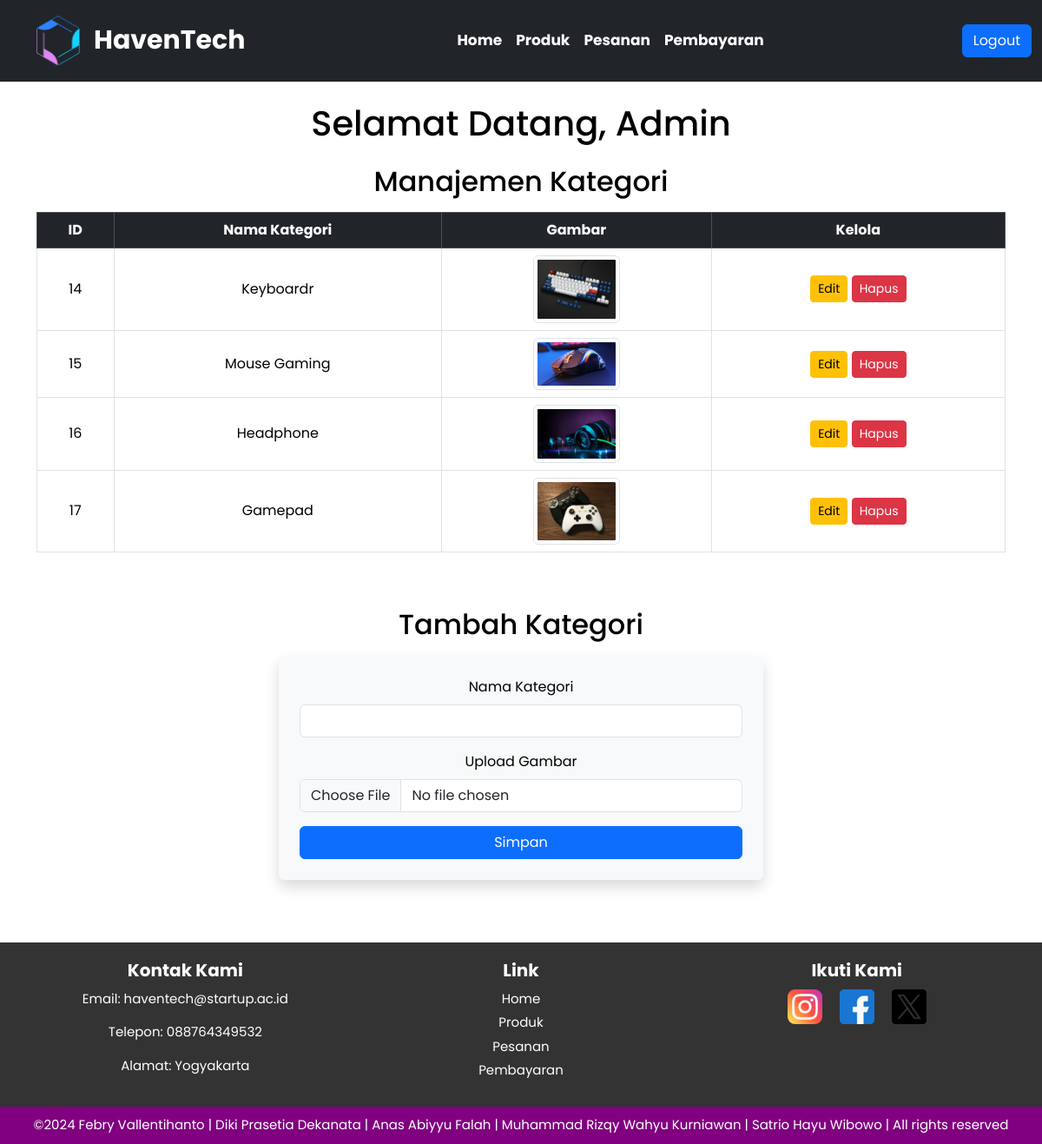
/admin/admin_home.php, run on the app's committed database.
### tables this page shows
CREATE TABLE `kategori` (
  `id_kategori` int(11) NOT NULL,
  `nama_kategori` varchar(100) NOT NULL,
  `Gambar_kategori` varchar(255) DEFAULT NULL
);

### admin/admin_home.php (the view, shortened to what this page needs)
<?php
require_once '../config.php';
$query = "SELECT * FROM kategori";
$result = $conn->query($query);
?>
<!DOCTYPE html>
<html lang="id">
<head>
    <link href="https://cdn.jsdelivr.net/npm/bootstrap@5.3.3/dist/css/bootstrap.min.css" rel="stylesheet"
>
    <link rel="stylesheet" href="../css/home.css">
</head>
<body>
    <header>
        <nav class="navbar navbar-expand-lg navbar-dark bg-dark sticky-lg-top">
            <div class="container-fluid">
                <div class="d-flex align-items-center">
                    <div class="logo me-3">
                        <a href="admin_home.php">
                            <img src="../asset/logo.png" alt="logo" height="40">
                        </a>
                    </div>
                    <a class="navbar-brand">HavenTech</a>
                </div>
                <div class="collapse navbar-collapse" id="navbarNav">
                    <ul class="navbar-nav me-auto mb-2 mb-lg-0">
                        <li class="nav-item">
                            <a class="nav-link" href="admin_home.php">Home</a>
                        </li>
                        <li class="nav-item">
                            <a class="nav-link" href="admin_produk.php">Produk</a>
                        </li>
                        <li class="nav-item">
                            <a class="nav-link" href="kelola_pesanan.php">Pesanan</a>
                        </li>
                        <li class="nav-item">
                            <a class="nav-link" href="konfirmasi_pembayaran.php">Pembayaran</a>
                        </li>
                    </ul>
                    <div class="auth">
                        <a class="btn btn-primary" href="../pengguna/login_worker.php">Logout</a>
                    </div>
                </div>
            </div>
        </nav>
    </header>
    <main class="container py-4">
        <h1 class="mb-4 text-center">Selamat Datang, Admin</h1>
        <section class="mb-5">
            <h2 class="mb-3">Manajemen Kategori</h2>
            <div class="table-responsive">
                <table class="table table-bordered table-hover">
                    <thead class="table-dark text-center">
                        <tr>
                            <th>ID</th>
                            <th>Nama Kategori</th>
                            <th>Gambar</th>
                            <th>Kelola</th>
                        </tr>
                    </thead>
                    <tbody>
                        <?php while ($row = $result->fetch_assoc()): ?>
                            <tr>
                                <td class="text-center align-middle"><?= $row['id_kategori'] ?></td>
                                <td class="align-middle"><?= htmlspecialchars($row['nama_kategori']); ?></td>
                                <td class="text-center align-middle">
                                    <img src="../asset/uploads/<?= htmlspecialchars($row['Gambar_kategori']); ?>" alt="Gambar Kategori" class="img-thumbnail" style="width: 100px; height: auto;">
                                </td>
                                <td class="text-center align-middle">
                                    <a href="admin_home.php?edit_id=<?= $row['id_kategori']; ?>" class="btn btn-warning btn-sm">Edit</a>
                                    <a href="proses_upload.php?id_kategori=<?= $row['id_kategori']; ?>" class="btn btn-danger btn-sm" onclick="return confirm('Yakin ingin menghapus?')">Hapus</a>
                                </td>
                            </tr>
                        <?php endwhile; ?>
                    </tbody>
                </table>
            </div>
        </section>
        <?php if (isset($_GET['edit_id'])): ?>
            <?php
            $edit_id = $_GET['edit_id'];
            $edit_query = "SELECT * FROM kategori WHERE id_kategori = $edit_id";
            $edit_result = $conn->query($edit_query);
            $edit_data = $edit_result->fetch_assoc();
            ?>
            <section class="mb-5">
                <h2 class="mb-3 text-center">Edit Kategori</h2>
                <form action="proses_upload.php" method="post" enctype="multipart/form-data" class="shadow p-4 rounded bg-light col-md-6 mx-auto">
                    <input type="hidden" name="id_kategori" value="<?= $edit_data['id_kategori']; ?>">
                    <div class="mb-3">
                        <label for="nama_kategori" class="form-label">Nama Kategori</label>
                        <input type="text" class="form-control" name="nama_kategori" value="<?= $edit_data['nama_kategori']; ?>" required>
                    </div>
                    <div class="mb-3">
                        <label for="gambar_kategori" class="form-label">Upload Gambar (Opsional)</label>
                        <input type="file" class="form-control" name="gambar_kategori">
                    </div>
                    <button type="submit" class="btn btn-primary w-100">Simpan</button>
                </form>
            </section>
        <?php else: ?>
            <section class="mb-5">
                <h2 class="mb-3 text-center">Tambah Kategori</h2>
                <form action="proses_upload.php" method="post" enctype="multipart/form-data" class="shadow p-4 rounded bg-light col-md-6 mx-auto">
                    <div class="mb-3">
                        <label for="nama_kategori" class="form-label">Nama Kategori</label>
                        <input type="text" class="form-control" name="nama_kategori" required>
                    </div>
                    <div class="mb-3">
                        <label for="gambar_kategori" class="form-label">Upload Gambar</label>
                        <input type="file" class="form-control" name="gambar_kategori" required>
                    </div>
                    <button type="submit" class="btn btn-primary w-100">Simpan</button>
                </form>
            </section>
        <?php endif; ?>
    </main>
    <footer class="footer">
        <div class="footer-kontak">
            <h3>Kontak Kami</h3>
            <p>Email: haventech@startup.ac.id</p>
            <p>Telepon: 088764349532 </p>
            <p>Alamat: Yogyakarta</p>
        </div>
        <div class="footer-kontak">
            <h3>Link</h3>
            <div class="footer-link">
                <a href="admin_home.php">Home</a>
                <a href="admin_produk.php">Produk</a>
                <a href="kelola_pesanan.php">Pesanan</a>
                <a href="konfirmasi_pembayaran.php">Pembayaran</a>
            </div>
        </div>
        <div class="footer-kontak">
            <h3>Ikuti Kami</h3>
            <div class="footer-icon">
                <a href="https://www.instagram.com/"><img src="../asset/icon1.png"></a>
                <a href="https://www.facebook.com/?locale=id_ID"><img src="../asset/icon2.png"></a>
                <a href="https://x.com/?lang=id"><img src="../asset/icon3.png"></a>
            </div>
        </div>
    </footer>
    <div class="footer-copyright">
        &copy;2024 Febry Vallentihanto | Diki Prasetia Dekanata | Anas Abiyyu Falah | Muhammad Rizqy Wahyu Kurniawan | Satrio Hayu Wibowo | All rights reserved
    </div>
</body>
</html>

### css/home.css (style rules this page uses)
body { background-color: white; color: black; text-align: center; font-family: "Poppins"; background-size: cover; background-position: center; background-attachment: fixed; display: flex; flex-direction: column; min-height: 100vh; }
.container-fluid { margin-top: 10px; margin-bottom: 10px; }
.logo img { width: 50px; height: auto; margin-left: 30px; }
.navbar-nav { margin: auto; }
.navbar-brand { font-size: 30px; font-weight: bold; }
.nav-link { color: white; font-size: 17px; font-weight: bold; }
.auth { align-items: center; }
.footer { display: flex; justify-content: space-around; align-items: flex-start; padding: 20px; background-color: #333; color: white; flex-wrap: wrap; margin-top: auto; }
.footer-kontak { display: flex; flex-direction: column; margin: 0 10px; flex: 1; text-align: center; }
.footer-kontak h3 { margin-bottom: 10px; color: white; font-size: 20px; font-weight: bold; }
.footer-kontak p { font-size: 15px; }
.footer-icon { display: flex; justify-content: center; gap: 20px; }
.footer-icon img { width: 40px; height: 40px; display: flex; }
.footer-link { display: flex; flex-direction: column; }
.footer-link a { color: white; margin-bottom: 5px; text-decoration: none; font-size: 15px; }
.footer-copyright { background-color: purple; padding: 10px; text-align: center; color: white; font-size: 15px; }

### data on the page
kategori: id_kategori "14", nama_kategori "Keyboardr", Gambar_kategori (picture)
kategori: id_kategori "15", nama_kategori "Mouse Gaming", Gambar_kategori (picture)
kategori: id_kategori "16", nama_kategori "Headphone", Gambar_kategori (picture)
kategori: id_kategori "17", nama_kategori "Gamepad", Gambar_kategori (picture)
